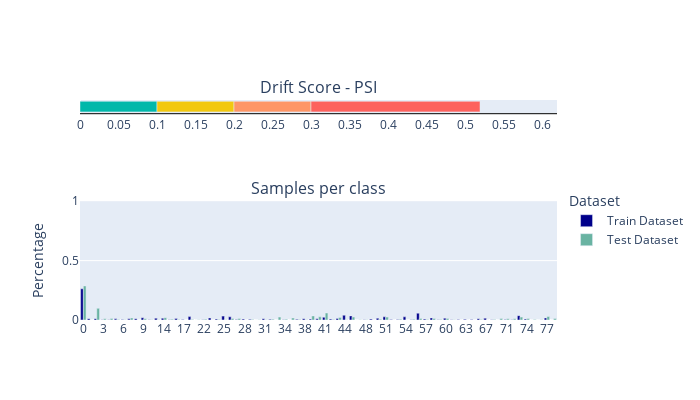
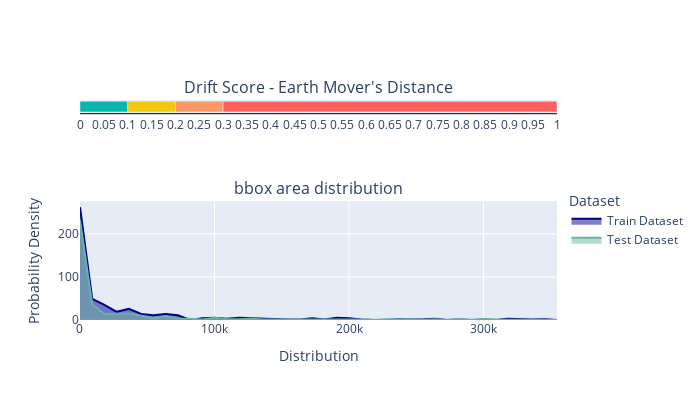
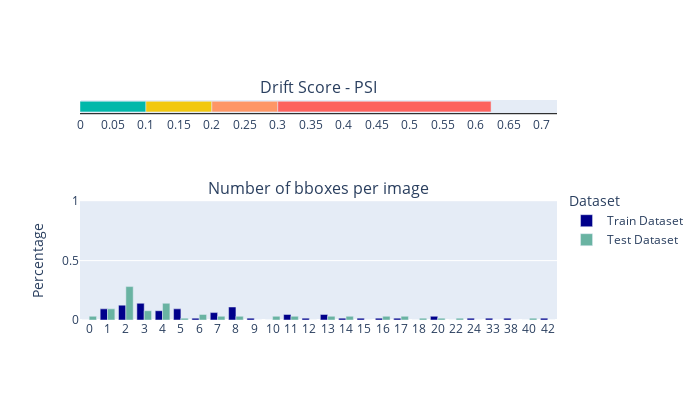

Here is the notebook cell these charts were saved with, in order:
### Code cell
check = TrainTestLabelDrift()
check.run(train_ds, test_ds)

### Figure 1 — Plotly figure (JSON) as saved in the notebook; plotly's stock layout.template omitted (floating-point values rounded to 4 significant figures)
{"data": [{"base": 0, "marker": {"color": "#01B8AA"}, "offsetgroup": "0", "orientation": "h", "showlegend": false, "type": "bar", "x": [0.1], "xaxis": "x", "y": ["Drift Score"], "yaxis": "y"}, {"base": 0.1, "marker": {"color": "#F2C80F"}, "offsetgroup": "0", "orientation": "h", "showlegend": false, "type": "bar", "x": [0.1], "xaxis": "x", "y": ["Drift Score"], "yaxis": "y"}, {"base": 0.2, "marker": {"color": "#FE9666"}, "offsetgroup": "0", "orientation": "h", "showlegend": false, "type": "bar", "x": [0.1], "xaxis": "x", "y": ["Drift Score"], "yaxis": "y"}, {"base": 0.3, "marker": {"color": "#FD625E"}, "offsetgroup": "0", "orientation": "h", "showlegend": false, "type": "bar", "x": [0.2195], "xaxis": "x", "y": ["Drift Score"], "yaxis": "y"}, {"marker": {"color": "darkblue"}, "name": "Train Dataset", "type": "bar", "x": [0, 1, 2, 3, 4, 5, 6, 7, 8, 9, 11, 13, 14, 15, 16, 17, 20, 21, 22, 23, 24, 25, 26, 27, 28, 29, 30, 31, 32, 33, 34, 35, 36, 38, 39, 40, 41, 42, 43, 44, 45, 46, 48, 49, 50, 51, 52, 53, 54, 55, 56, 57, 58, 59, 60, 61, 62, 63, 64, 65, 67, 68, 69, 71, 72, 73, 74, 75, 76, 77, 79], "xaxis": "x2", "y": [0.263, 0.01152, 0.01152, 0.001919, 0.001919, 0.009597, 0.003839, 0.009597, 0.01152, 0.01919, 0.001919, 0.01536, 0.01536, 0.001919, 0.01344, 0.003839, 0.02879, 0, 0.001919, 0.01727, 0.007678, 0.03263, 0.02687, 0.003839, 0.007678, 0.005758, 0, 0.01152, 0.005758, 0, 0.001919, 0, 0.005758, 0.01152, 0.007678, 0.009597, 0.02303, 0.007678, 0.01344, 0.04031, 0.03455, 0, 0.001919, 0.007678, 0.01536, 0.02687, 0.003839, 0.003839, 0.02687, 0.001919, 0.05758, 0.007678, 0.01727, 0.001919, 0.01536, 0.001919, 0.003839, 0.005758, 0.003839, 0.01152, 0.01536, 0.001919, 0, 0.003839, 0.001919, 0.03647, 0.007678, 0, 0, 0.01727, 0], "yaxis": "y2"}, {"marker": {"color": "#69b3a2"}, "name": "Test Dataset", "type": "bar", "x": [0, 1, 2, 3, 4, 5, 6, 7, 8, 9, 11, 13, 14, 15, 16, 17, 20, 21, 22, 23, 24, 25, 26, 27, 28, 29, 30, 31, 32, 33, 34, 35, 36, 38, 39, 40, 41, 42, 43, 44, 45, 46, 48, 49, 50, 51, 52, 53, 54, 55, 56, 57, 58, 59, 60, 61, 62, 63, 64, 65, 67, 68, 69, 71, 72, 73, 74, 75, 76, 77, 79], "xaxis": "x2", "y": [0.2868, 0, 0.09804, 0.009804, 0.01225, 0.004902, 0.002451, 0.01716, 0, 0.009804, 0.002451, 0.002451, 0.01961, 0.007353, 0.004902, 0, 0.004902, 0.002451, 0.007353, 0, 0.004902, 0.002451, 0.01225, 0.01225, 0, 0.004902, 0.002451, 0.002451, 0.007353, 0.02451, 0.007353, 0.01716, 0.004902, 0.002451, 0.03431, 0.02696, 0.05882, 0.004902, 0.02206, 0.002451, 0.02451, 0.002451, 0.002451, 0, 0.007353, 0.02451, 0, 0.007353, 0, 0.007353, 0.01225, 0.004902, 0.01225, 0.004902, 0.01225, 0.002451, 0, 0, 0, 0.004902, 0, 0.004902, 0.01225, 0.009804, 0.009804, 0.02451, 0.01225, 0.004902, 0.002451, 0.02941, 0.01225], "yaxis": "y2"}], "layout": {"annotations": [{"font": {"size": 16}, "showarrow": false, "text": "Drift Score - PSI", "x": 0.5, "xanchor": "center", "xref": "paper", "y": 1, "yanchor": "bottom", "yref": "paper"}, {"font": {"size": 16}, "showarrow": false, "text": "Samples per class", "x": 0.5, "xanchor": "center", "xref": "paper", "y": 0.54, "yanchor": "bottom", "yref": "paper"}], "height": 400, "legend": {"title": {"text": "Dataset"}, "y": 0.6, "yanchor": "top"}, "width": 700, "xaxis": {"anchor": "y", "domain": [0, 1], "dtick": 0.05, "fixedrange": true, "gridcolor": "black", "linecolor": "black", "range": [0, 0.6195], "showgrid": false}, "xaxis2": {"anchor": "y2", "domain": [0, 1], "type": "category"}, "yaxis": {"anchor": "x", "color": "black", "domain": [0.94, 1], "fixedrange": true, "showgrid": false, "showline": false, "showticklabels": false, "zeroline": false}, "yaxis2": {"anchor": "x2", "domain": [0, 0.54], "fixedrange": true, "range": [0, 1], "title": {"text": "Percentage"}}}}

### Figure 2 — Plotly figure (JSON) as saved in the notebook; plotly's stock layout.template omitted (floating-point values rounded to 4 significant figures)
{"data": [{"base": 0, "marker": {"color": "#01B8AA"}, "offsetgroup": "0", "orientation": "h", "showlegend": false, "type": "bar", "x": [0.1], "xaxis": "x", "y": ["Drift Score"], "yaxis": "y"}, {"base": 0.1, "marker": {"color": "#F2C80F"}, "offsetgroup": "0", "orientation": "h", "showlegend": false, "type": "bar", "x": [0.1], "xaxis": "x", "y": ["Drift Score"], "yaxis": "y"}, {"base": 0.2, "marker": {"color": "#FE9666"}, "offsetgroup": "0", "orientation": "h", "showlegend": false, "type": "bar", "x": [0.1], "xaxis": "x", "y": ["Drift Score"], "yaxis": "y"}, {"base": 0.3, "marker": {"color": "#FD625E"}, "offsetgroup": "0", "orientation": "h", "showlegend": false, "type": "bar", "x": [0.7], "xaxis": "x", "y": ["Drift Score"], "yaxis": "y"}, {"fill": "tozeroy", "line": {"color": "darkblue"}, "name": "Train Dataset", "type": "scatter", "x": [5.133, 9098.0, 18190.0, 27280.0, 36380.0, 45470.0, 54560.0, 63650.0, 72750.0, 81840.0, 90930.0, 100000.0, 109100.0, 118200.0, 127300.0, 136400.0, 145500.0, 154600.0, 163700.0, 172800.0, 181900.0, 191000.0, 200000.0, 209100.0, 218200.0, 227300.0, 236400.0, 245500.0, 254600.0, 263700.0, 272800.0, 281900.0, 291000.0, 300100.0, 309200.0, 318300.0, 327300.0, 336400.0, 345500.0, 354600.0], "xaxis": "x2", "y": [262, 49, 35, 19, 26, 14, 11, 14, 11, 0, 4, 5, 3, 5, 4, 3, 1, 1, 1, 4, 1, 5, 4, 1, 0, 0, 2, 1, 1, 3, 0, 1, 0, 1, 0, 3, 2, 1, 2, 0, 1, 1, 1, 1, 0, 1, 1, 1, 1, 2, 0, 1, 1, 0, 0, 0, 0, 1, 0, 0, 0, 1, 0, 0, 0, 0, 0, 0, 0, 1, 0, 0, 0, 1, 0, 0, 0, 1, 1, 0, 0, 0, 0, 0, 1, 1, 0, 0, 0, 0, 0, 0, 0, 0, 0, 0, 0, 0, 0, 1], "yaxis": "y2"}, {"fill": "tozeroy", "line": {"color": "#69b3a2"}, "name": "Test Dataset", "type": "scatter", "x": [5.133, 9098.0, 18190.0, 27280.0, 36380.0, 45470.0, 54560.0, 63650.0, 72750.0, 81840.0, 90930.0, 100000.0, 109100.0, 118200.0, 127300.0, 136400.0, 145500.0, 154600.0, 163700.0, 172800.0, 181900.0, 191000.0, 200000.0, 209100.0, 218200.0, 227300.0, 236400.0, 245500.0, 254600.0, 263700.0, 272800.0, 281900.0, 291000.0, 300100.0, 309200.0, 318300.0, 327300.0, 336400.0, 345500.0, 354600.0], "xaxis": "x2", "y": [232, 36, 14, 14, 15, 10, 4, 9, 3, 3, 1, 5, 2, 2, 3, 1, 1, 2, 1, 2, 1, 2, 2, 1, 0, 2, 1, 2, 0, 2, 0, 2, 0, 2, 1, 1, 0, 1, 1, 0, 0, 0, 0, 4, 2, 0, 0, 0, 0, 1, 2, 0, 0, 0, 1, 0, 0, 0, 0, 0, 1, 1, 1, 0, 0, 0, 0, 0, 0, 0, 1, 1, 0, 1, 0, 1, 0, 0, 0, 3, 1, 2, 0, 0, 1, 0, 1, 0, 0, 0, 0, 0, 0, 1, 0, 0, 0, 0, 0, 1], "yaxis": "y2"}], "layout": {"annotations": [{"font": {"size": 16}, "showarrow": false, "text": "Drift Score - Earth Mover's Distance", "x": 0.5, "xanchor": "center", "xref": "paper", "y": 1, "yanchor": "bottom", "yref": "paper"}, {"font": {"size": 16}, "showarrow": false, "text": "bbox area distribution", "x": 0.5, "xanchor": "center", "xref": "paper", "y": 0.54, "yanchor": "bottom", "yref": "paper"}], "height": 400, "legend": {"title": {"text": "Dataset"}, "y": 0.6, "yanchor": "top"}, "width": 700, "xaxis": {"anchor": "y", "domain": [0, 1], "dtick": 0.05, "fixedrange": true, "gridcolor": "black", "linecolor": "black", "range": [0, 1], "showgrid": false}, "xaxis2": {"anchor": "y2", "domain": [0, 1], "fixedrange": true, "range": [5.133, 354600.0], "title": {"text": "Distribution"}}, "yaxis": {"anchor": "x", "color": "black", "domain": [0.94, 1], "fixedrange": true, "showgrid": false, "showline": false, "showticklabels": false, "zeroline": false}, "yaxis2": {"anchor": "x2", "domain": [0, 0.54], "title": {"text": "Probability Density"}}}}

### Figure 3 — Plotly figure (JSON) as saved in the notebook; plotly's stock layout.template omitted (floating-point values rounded to 4 significant figures)
{"data": [{"base": 0, "marker": {"color": "#01B8AA"}, "offsetgroup": "0", "orientation": "h", "showlegend": false, "type": "bar", "x": [0.1], "xaxis": "x", "y": ["Drift Score"], "yaxis": "y"}, {"base": 0.1, "marker": {"color": "#F2C80F"}, "offsetgroup": "0", "orientation": "h", "showlegend": false, "type": "bar", "x": [0.1], "xaxis": "x", "y": ["Drift Score"], "yaxis": "y"}, {"base": 0.2, "marker": {"color": "#FE9666"}, "offsetgroup": "0", "orientation": "h", "showlegend": false, "type": "bar", "x": [0.1], "xaxis": "x", "y": ["Drift Score"], "yaxis": "y"}, {"base": 0.3, "marker": {"color": "#FD625E"}, "offsetgroup": "0", "orientation": "h", "showlegend": false, "type": "bar", "x": [0.3235], "xaxis": "x", "y": ["Drift Score"], "yaxis": "y"}, {"marker": {"color": "darkblue"}, "name": "Train Dataset", "type": "bar", "x": [0, 1, 2, 3, 4, 5, 6, 7, 8, 9, 10, 11, 12, 13, 14, 15, 16, 17, 18, 20, 22, 24, 33, 38, 40, 42], "xaxis": "x2", "y": [0, 0.09375, 0.125, 0.1406, 0.07812, 0.09375, 0.01562, 0.0625, 0.1094, 0.01562, 0, 0.04688, 0.01562, 0.04688, 0.01562, 0.01562, 0.01562, 0.01562, 0, 0.03125, 0, 0.01562, 0.01562, 0.01562, 0, 0.01562], "yaxis": "y2"}, {"marker": {"color": "#69b3a2"}, "name": "Test Dataset", "type": "bar", "x": [0, 1, 2, 3, 4, 5, 6, 7, 8, 9, 10, 11, 12, 13, 14, 15, 16, 17, 18, 20, 22, 24, 33, 38, 40, 42], "xaxis": "x2", "y": [0.03125, 0.09375, 0.2812, 0.07812, 0.1406, 0.01562, 0.04688, 0.03125, 0.03125, 0, 0.03125, 0.03125, 0, 0.03125, 0.03125, 0, 0.03125, 0.03125, 0.01562, 0.01562, 0.01562, 0, 0, 0, 0.01562, 0], "yaxis": "y2"}], "layout": {"annotations": [{"font": {"size": 16}, "showarrow": false, "text": "Drift Score - PSI", "x": 0.5, "xanchor": "center", "xref": "paper", "y": 1, "yanchor": "bottom", "yref": "paper"}, {"font": {"size": 16}, "showarrow": false, "text": "Number of bboxes per image", "x": 0.5, "xanchor": "center", "xref": "paper", "y": 0.54, "yanchor": "bottom", "yref": "paper"}], "height": 400, "legend": {"title": {"text": "Dataset"}, "y": 0.6, "yanchor": "top"}, "width": 700, "xaxis": {"anchor": "y", "domain": [0, 1], "dtick": 0.05, "fixedrange": true, "gridcolor": "black", "linecolor": "black", "range": [0, 0.7235], "showgrid": false}, "xaxis2": {"anchor": "y2", "domain": [0, 1], "type": "category"}, "yaxis": {"anchor": "x", "color": "black", "domain": [0.94, 1], "fixedrange": true, "showgrid": false, "showline": false, "showticklabels": false, "zeroline": false}, "yaxis2": {"anchor": "x2", "domain": [0, 0.54], "fixedrange": true, "range": [0, 1], "title": {"text": "Percentage"}}}}
